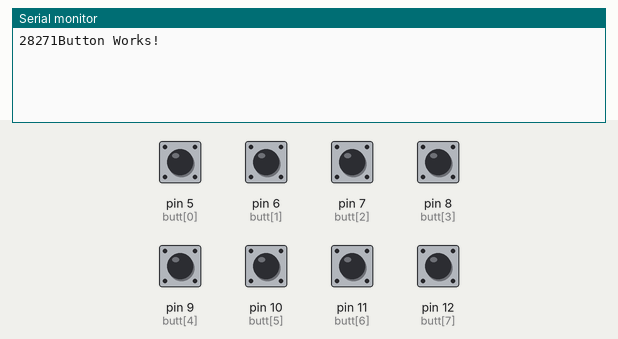
The sketch below on a simulated Arduino Uno, built with avr-gcc and run on an emulated ATmega328P. Shown: the last lines printed to the serial monitor. Inputs (shaded band) come from the test bench; at power-on: pin 5 (butt[0]), pin 6 (butt[1]), pin 7 (butt[2]), pin 8 (butt[3]), pin 9 (butt[4]), pin 10 (butt[5]), pin 11 (butt[6]), pin 12 (butt[7]) LOW.

Above: at 1.2 s.
1.3 s: pin 5 (butt[0]) pulled HIGH for 0.15 s
At 2.2 s:
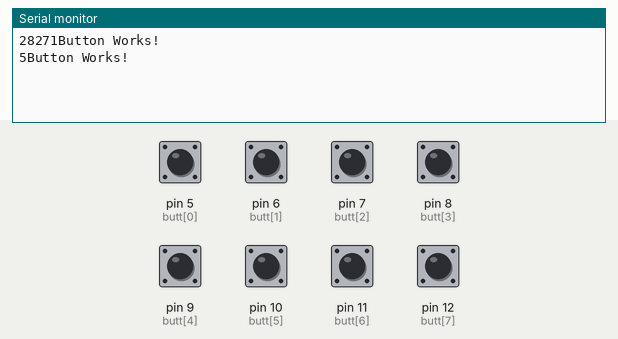
2.9 s: pin 6 (butt[1]) pulled HIGH for 0.15 s
At 3.4 s:
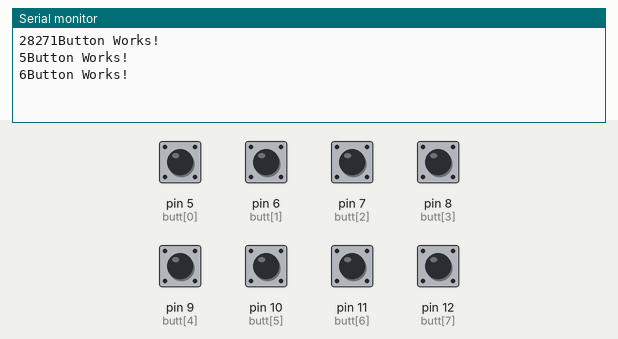
4.5 s: pin 7 (butt[2]) pulled HIGH for 0.15 s
At 5.7 s:
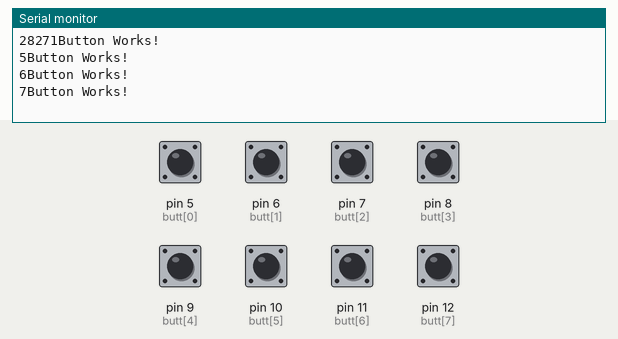
6.1 s: pin 8 (butt[3]) pulled HIGH for 0.15 s
At 7.0 s:
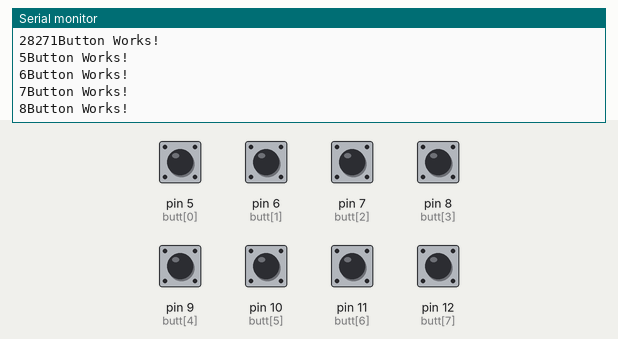
7.7 s: pin 9 (butt[4]) pulled HIGH for 0.15 s
At 8.2 s:
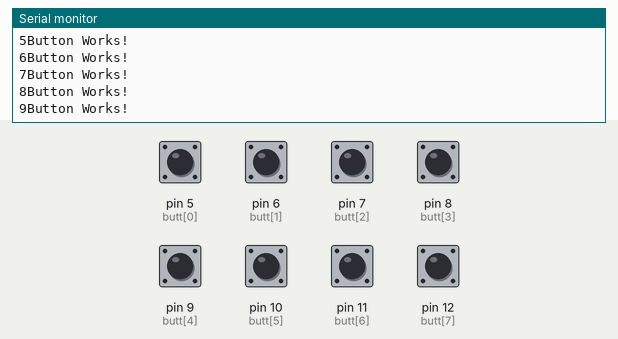
9.3 s: pin 10 (butt[5]) pulled HIGH for 0.15 s
At 10.6 s:
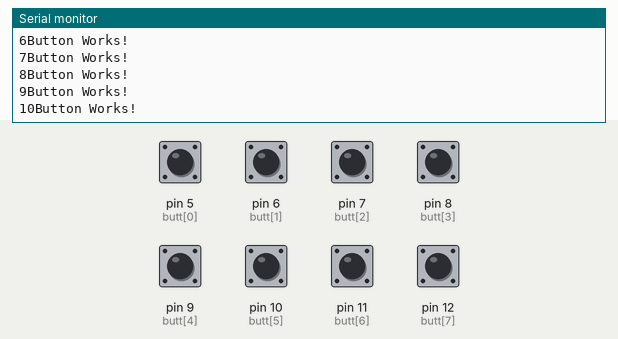
Timing chart, 0 to 11.9 s (numbered marks = the images above; inputs shaded):
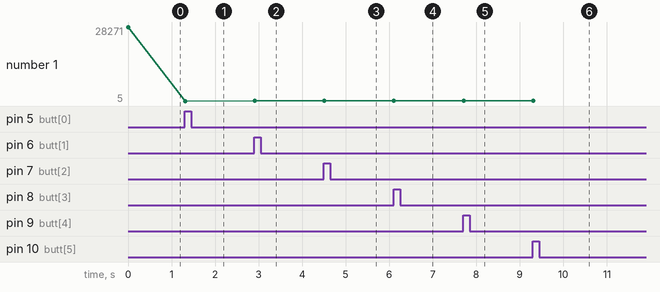

The sketch:

midiJoystick.ino
```cpp
int butt[] = {5,6,7,8,9,10,11,12};
int pott[] = {A0,A1,A2,A3};
int Nbut = 8;

void setup() {
  Serial.begin(9600);
  Nbut = (int)sizeof(butt);
  for(int i=0;i<Nbut;i++){
    pinMode(butt[i],INPUT);
  }
}

void loop() {
  for(int i=0;i<Nbut;i++){
    if(digitalRead(butt[i]) == HIGH) { // check button state
    delay(10); // software de-bounce
    if(digitalRead(butt[i]) == HIGH) { // check button state again
      Serial.print(butt[i]);
      Serial.println("Button Works!"); // log result
      delay(250);
    }
   }
  }
}
```

Measured:
- after the input at 1.3 s, the serial monitor: prints a new line at once (image 1)
- after the input at 2.9 s, the serial monitor: prints a new line at once (image 2)
- after the input at 4.5 s, the serial monitor: prints a new line at once (image 3)
- after the input at 6.1 s, the serial monitor: prints a new line at once (image 4)
- after the input at 7.7 s, the serial monitor: prints a new line at once (image 5)
- after the input at 9.3 s, the serial monitor: prints a new line at once (image 6)
- plotted number 1: 28271 → 5 after the input at 1.3 s, 5 → 6 after the input at 2.9 s, 6 → 7 after the input at 4.5 s, 7 → 8 after the input at 6.1 s, 8 → 9 after the input at 7.7 s
